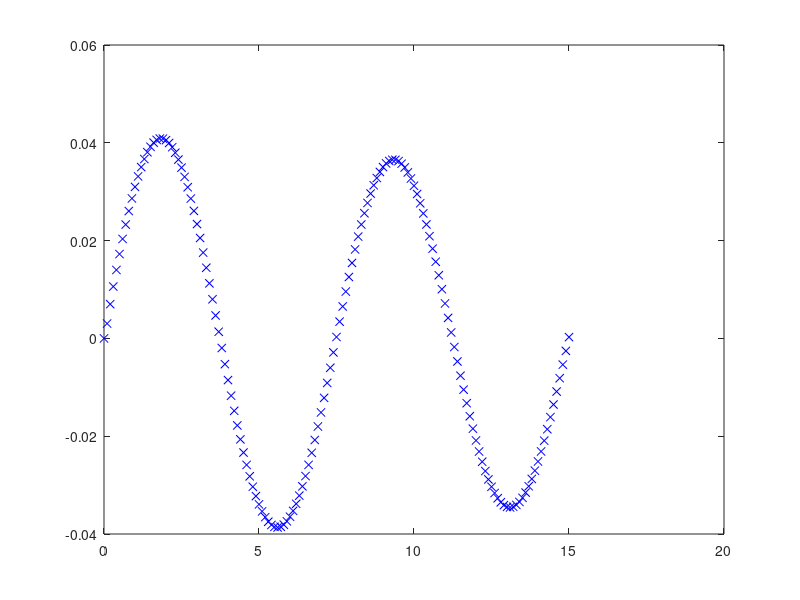

Reproduce this figure in MATLAB.
clc;
clear all;
n1 = [1 7];
d1 = [1 10 0 0];
tf1 = tf(n1,d1)

sys = feedback(tf1,1); 
t = [0:0.1:15]';

u = t == 0; %Use this to generate a impulse signal at index 0

y=lsim(sys,u,t);
plot(t,y,'bx');